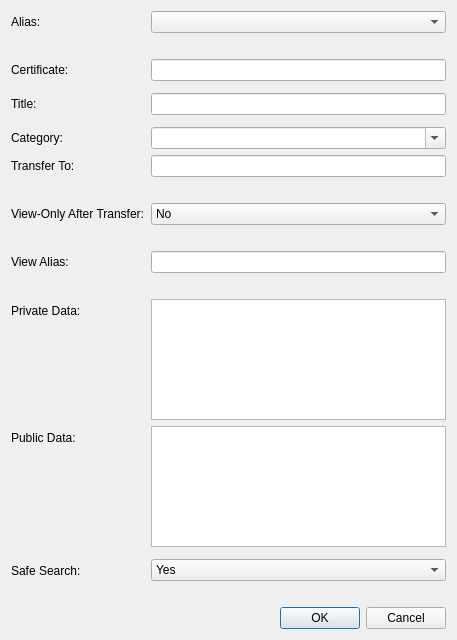
<?xml version="1.0" encoding="UTF-8"?>
<ui version="4.0">
 <class>EditCertDialog</class>
 <widget class="QDialog" name="EditCertDialog">
  <property name="geometry">
   <rect>
    <x>0</x>
    <y>0</y>
    <width>457</width>
    <height>640</height>
   </rect>
  </property>
  <property name="windowTitle">
   <string>Edit Cert</string>
  </property>
  <layout class="QVBoxLayout" name="verticalLayout">
   <item>
    <layout class="QFormLayout" name="formLayout">
     <property name="fieldGrowthPolicy">
      <enum>QFormLayout::AllNonFixedFieldsGrow</enum>
     </property>
     <item row="0" column="0">
      <widget class="QLabel" name="label">
       <property name="text">
        <string>Alias:</string>
       </property>
      </widget>
     </item>
     <item row="0" column="1">
      <widget class="QComboBox" name="aliasEdit"/>
     </item>
     <item row="1" column="1">
      <widget class="QLabel" name="aliasDisclaimer">
       <property name="text">
        <string/>
       </property>
      </widget>
     </item>
     <item row="2" column="0">
      <widget class="QLabel" name="certLabel">
       <property name="text">
        <string>Certificate:</string>
       </property>
       <property name="buddy">
        <cstring>certEdit</cstring>
       </property>
      </widget>
     </item>
     <item row="2" column="1">
      <widget class="QLineEdit" name="certEdit">
       <property name="toolTip">
        <string>The value associated with this certificate.</string>
       </property>
      </widget>
     </item>
     <item row="3" column="1">
      <layout class="QVBoxLayout" name="verticalLayout_2"/>
     </item>
     <item row="4" column="0">
      <widget class="QLabel" name="label_2">
       <property name="text">
        <string>Title:</string>
       </property>
       <property name="buddy">
        <cstring>nameEdit</cstring>
       </property>
      </widget>
     </item>
     <item row="4" column="1">
      <widget class="QLineEdit" name="nameEdit">
       <property name="toolTip">
        <string>The certificate name.</string>
       </property>
      </widget>
     </item>
     <item row="5" column="1">
      <layout class="QVBoxLayout" name="verticalLayout_3"/>
     </item>
     <item row="6" column="0">
      <widget class="QLabel" name="label_3">
       <property name="text">
        <string>Category:</string>
       </property>
      </widget>
     </item>
     <item row="6" column="1">
      <widget class="QComboBox" name="categoryEdit">
       <property name="editable">
        <bool>true</bool>
       </property>
      </widget>
     </item>
     <item row="7" column="0">
      <widget class="QLabel" name="transferLabel">
       <property name="text">
        <string>Transfer To:</string>
       </property>
       <property name="wordWrap">
        <bool>true</bool>
       </property>
      </widget>
     </item>
     <item row="7" column="1">
      <widget class="QLineEdit" name="transferEdit"/>
     </item>
     <item row="8" column="1">
      <widget class="QLabel" name="transferDisclaimer">
       <property name="text">
        <string/>
       </property>
       <property name="wordWrap">
        <bool>true</bool>
       </property>
      </widget>
     </item>
     <item row="9" column="0">
      <widget class="QLabel" name="viewOnlyLabel">
       <property name="text">
        <string>View-Only After Transfer:</string>
       </property>
      </widget>
     </item>
     <item row="9" column="1">
      <widget class="QComboBox" name="viewOnlyBox">
       <item>
        <property name="text">
         <string>No</string>
        </property>
       </item>
       <item>
        <property name="text">
         <string>Yes</string>
        </property>
       </item>
      </widget>
     </item>
     <item row="10" column="1">
      <widget class="QLabel" name="viewOnlyDisclaimer">
       <property name="text">
        <string/>
       </property>
       <property name="wordWrap">
        <bool>true</bool>
       </property>
      </widget>
     </item>
     <item row="11" column="0">
      <widget class="QLabel" name="viewLabel">
       <property name="text">
        <string>View Alias:</string>
       </property>
      </widget>
     </item>
     <item row="11" column="1">
      <widget class="QLineEdit" name="viewAliasEdit"/>
     </item>
     <item row="12" column="1">
      <widget class="QLabel" name="viewAliasDisclaimer">
       <property name="text">
        <string/>
       </property>
      </widget>
     </item>
     <item row="13" column="0">
      <widget class="QLabel" name="certDataLabel">
       <property name="text">
        <string>Private Data:</string>
       </property>
      </widget>
     </item>
     <item row="13" column="1">
      <widget class="QTextEdit" name="certDataEdit"/>
     </item>
     <item row="15" column="1">
      <layout class="QVBoxLayout" name="verticalLayout_5"/>
     </item>
     <item row="16" column="0">
      <widget class="QLabel" name="labelSafeSearch">
       <property name="text">
        <string>Safe Search:</string>
       </property>
      </widget>
     </item>
     <item row="16" column="1">
      <layout class="QVBoxLayout" name="verticalLayout_6">
       <item>
        <widget class="QComboBox" name="safeSearchEdit">
         <item>
          <property name="text">
           <string>Yes</string>
          </property>
         </item>
         <item>
          <property name="text">
           <string>No</string>
          </property>
         </item>
        </widget>
       </item>
       <item>
        <widget class="QLabel" name="safeSearchDisclaimer">
         <property name="text">
          <string/>
         </property>
         <property name="wordWrap">
          <bool>true</bool>
         </property>
        </widget>
       </item>
      </layout>
     </item>
     <item row="14" column="1">
      <widget class="QTextEdit" name="certPubDataEdit"/>
     </item>
     <item row="14" column="0">
      <widget class="QLabel" name="certPubDataLabel">
       <property name="text">
        <string>Public Data:</string>
       </property>
      </widget>
     </item>
    </layout>
   </item>
   <item>
    <widget class="QDialogButtonBox" name="buttonBox">
     <property name="orientation">
      <enum>Qt::Horizontal</enum>
     </property>
     <property name="standardButtons">
      <set>QDialogButtonBox::Cancel|QDialogButtonBox::Ok</set>
     </property>
    </widget>
   </item>
  </layout>
 </widget>
 <resources/>
 <connections>
  <connection>
   <sender>buttonBox</sender>
   <signal>accepted()</signal>
   <receiver>EditCertDialog</receiver>
   <slot>accept()</slot>
   <hints>
    <hint type="sourcelabel">
     <x>248</x>
     <y>254</y>
    </hint>
    <hint type="destinationlabel">
     <x>157</x>
     <y>274</y>
    </hint>
   </hints>
  </connection>
  <connection>
   <sender>buttonBox</sender>
   <signal>rejected()</signal>
   <receiver>EditCertDialog</receiver>
   <slot>reject()</slot>
   <hints>
    <hint type="sourcelabel">
     <x>316</x>
     <y>260</y>
    </hint>
    <hint type="destinationlabel">
     <x>286</x>
     <y>274</y>
    </hint>
   </hints>
  </connection>
 </connections>
</ui>
